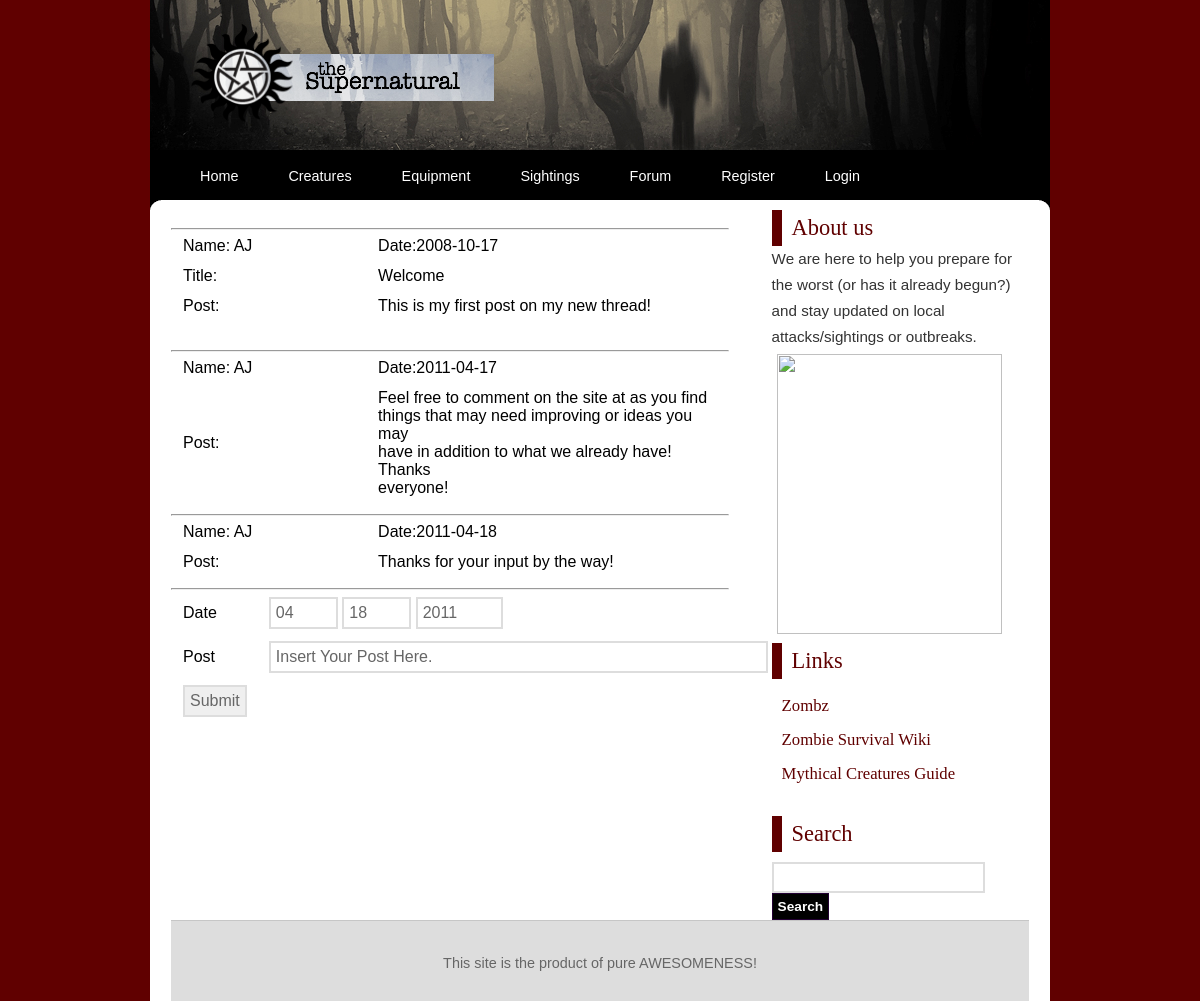
The page /forum.php?index=1 on the database its author committed.
### tables this page shows
CREATE TABLE IF NOT EXISTS `users` (
  `id` int(11) NOT NULL AUTO_INCREMENT,
  `username` varchar(12) NOT NULL,
  `password` varchar(50) NOT NULL,
  `zipcode` int(11) NOT NULL,
  `firstname` varchar(50),
  `lastname` varchar(50),
  `bio` blob,
  `pic` blob,
  PRIMARY KEY (`id`),
  INDEX (`username`)
);

CREATE TABLE IF NOT EXISTS `thread`(
`id` int(11) NOT NULL AUTO_INCREMENT,
`title` varchar(255) NOT NULL default '',
`post` blob NOT NULL,
`author_id` int(11) NOT NULL default '0',
`date_posted` date NOT NULL default '0000-00-00',
PRIMARY KEY(`id`)
);

CREATE TABLE IF NOT EXISTS `posts` (
  `id` int(11) NOT NULL AUTO_INCREMENT,
  `post` blob NOT NULL,
  `author_id` int(11) NOT NULL default '0',
  `date_posted` date NOT NULL default '0000-00-00',
  PRIMARY KEY  (`id`)
);

### forum.php (the view, shortened to what this page needs)
<!DOCTYPE html PUBLIC "-//W3C//DTD XHTML 1.0 Strict//EN" "http://www.w3.org/TR/xhtml1/DTD/xhtml1-strict.dtd">
<html xmlns="http://www.w3.org/1999/xhtml">
<head>
<link rel="stylesheet" href="styles.css" type="text/css" />
</head>
<body>
<?php
   include('header.php');
?>
<div id="wrap">
	<div class="pagewrapper">
		<div class="innerpagewrapper">
			<div class="page">
				<div class="content">
<?php
include ('db_connect.php');
$threadid=$_GET['index'];
$query = "SELECT * FROM thread WHERE id='$threadid'";
$result = mysqli_query($db, $query)or die("Error Querying Database1");
$row = mysqli_fetch_array($result);
echo"<br/><hr/>";
$id=$row['author_id'];
	$query2="SELECT * FROM users WHERE id='$id'";
	$result2= mysqli_query($db, $query2)or die("Error Querying Database3");
	$row2= mysqli_fetch_array($result2);
	$username=$row2['username'];
	echo "<table>";
    echo "<tr><td width=\"35%\">Name: " . $username  . "</td><td width=\"65%\">Date:" . $row['date_posted'] . "</td></tr>";
	echo "<tr><td>Title:</td><td>";
	echo wordwrap($row['title'] . "</td></tr>",50,"<br />\n",TRUE);
	echo "<tr><td>Post:</td><td>";
	echo wordwrap($row['post'] . "</td></tr>",50,"<br />\n",TRUE);
	echo "</table>";
$query = "SELECT * FROM threadToPost WHERE threadId='$threadid'";
$result = mysqli_query($db, $query)or die("Error Querying Database1");
echo"<br/><hr/>";
while($row = mysqli_fetch_array($result)){
$query1 = "SELECT * FROM posts WHERE id='$row[postId]'";
$result1 = mysqli_query($db, $query1)or die("Error Querying Database2");
while($row1 = mysqli_fetch_array($result1)){
	$id=$row1['author_id'];
	$query2="SELECT * FROM users WHERE id='$id'";
	$result2= mysqli_query($db, $query2)or die("Error Querying Database3");
	$row2= mysqli_fetch_array($result2);
	$username=$row2['username'];
	echo"<table>";
    echo "<tr><td width=\"35%\">Name: " . $username . "</td><td width=\"65%\">Date:" . $row1['date_posted'] . "</td></tr>";
	echo "<tr><td>Post:</td><td>";
	echo wordwrap($row1['post'] . "</td></tr>",50,"<br />\n",TRUE);
	echo "</table>";
	echo"<hr/>";
    }
	}
	?>
					<form method="post" action="forumController.php">
					<table>
					<tr><td>Date</td><td><input type="number" name="month" min="1" max="12" step="1" value="<?php echo date("m", time()); ?>" size="3"/>
					<input type="number" name="day" min="1" max="31" step="1" value="<?php echo date("d", time()); ?>" size="3"/>
					<input type="number" name="year" min="1900" max="2014" step="1" value="<?php echo date("Y", time()); ?>" size="4"/></td></tr>
					<tr><td>Post</td><td><input type="text" name="post" size="50" value="Insert Your Post Here."/></td></tr>
					<td><input type="hidden" name=threadid value="<?php echo $threadid; ?>"><input type="submit" value="Submit" /> </td></tr>
					</table>
					</form>
				</div>
			</div>
		</div>
	</div>
</div>
</body>
</html>

### styles.css (style rules this page uses)
* { margin:0; padding:0; }
body { background:#600000 none repeat-x scroll top left; margin:0 auto; padding:0; font-family:Arial, Helvetica, sans-serif; width: 1000px; }
div#wrap { width:90%; margin:0 auto; padding:0 10px; }
div.centerimg { margin:0 auto; padding:5px; }
h4 { color:#600000 ; font-family:Georgia, "Times New Roman", Times, serif; font-size:1.4em; font-weight:normal; padding:5px 5px 5px 10px; border-left:10px solid #600000 ; }
p { margin-bottom:102x; line-height:1.7em; font-size:0.95em; color:#333333; }
ul { padding:0 0 20px 35px; }
form input, form textarea { border:2px solid #dddddd; padding:5px; color:#666666; font-family:Arial, Helvetica, sans-serif; font-size:1.0em; }
form input.formbutton { background:#000000; // url('images/navbg.jpg') repeat-x scroll bottom left; color:#ffffff; font-size:0.9em; border:1px solid #220033; font-weight:bold; font-family:Verdana, Arial, Helvetica, sans-serif; }
table { width:100%; margin-bottom:10px; }
table tr th, table tr td { padding:5px 10px; }
a { color:#600000 ; }
div.pagewrapper { margin:0 auto; background:#ffffff url('images/content-bg-right2.png') no-repeat scroll top right; }
div.innerpagewrapper { background:#ffffff url('images/content-bg-left2.png') no-repeat scroll top left; margin:0 11px 0 0; }
div.page { margin:0 0 0 11px; background-color:#ffffff; padding:10px 10px 0 10px; }
div.page ul { list-style:square; font-size:0.95em; }
div.page ul li { padding:3px 0; }
div.content { width:65%; float:left; }
div.sidebar { width:30%; float:right; }
div.sidebar ul { list-style:none; padding:10px 10px 25px 10px; }
div.sidebar ul li { padding:7px 0; }
div.sidebar ul li a { font-family:Georgia, "Times New Roman", Times, serif; text-decoration:none; font-size:1.1em; }
div.footer { clear:both; margin-top:10px; border-top:1px solid #c6c6c6; background:#dddddd url('images/footerbg.png') repeat-x scroll bottom left; height:80px; }
div.footer p { text-align:center; color:#666666; padding-top:30px; font-size:0.9em; font-family:"Trebuchet MS", Verdana, Arial; }
form.searchform { padding-top:10px; }

### rows shown on the page
users: username "AJ"
thread: date_posted "2008-10-17", title "Welcome", post "This is my first post on my new thread!"
posts: author.username "AJ", date_posted "2011-04-17", post "Feel free to comment on the site at as you find things that may need improving or ideas you may have in addition to what we already have! Thanks everyone!"
posts: author.username "AJ", date_posted "2011-04-18", post "Thanks for your input by the way!"
